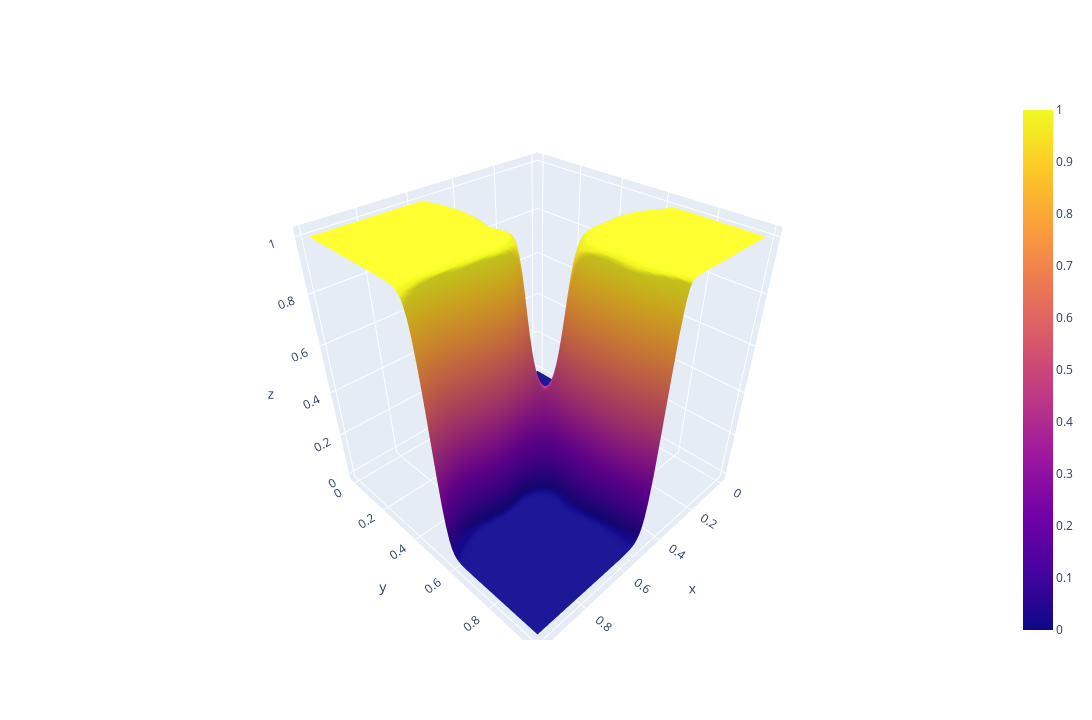

The notebook cell this image was saved under:
### Markdown cell above
Szerokość nadal nie ma wpływu na poprawność

### Code cell
_ = train_and_show_xor(Hyperparameters(inner_size=128, epochs=100))
